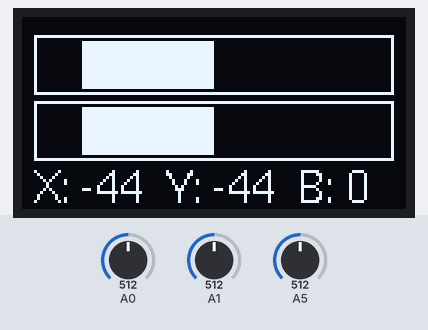
A sketch run on a simulated Arduino Uno, built with avr-gcc and run on an emulated ATmega328P. On the bench: 128×64 one-colour display. Inputs (shaded band) come from the test bench; at power-on: A0 = 512, A5 = 512, A1 = 512. What the sketch prints to the serial monitor is not drawn.

Above: at 1.2 s.
1.3 s: A0 set to 546
At 2.4 s:
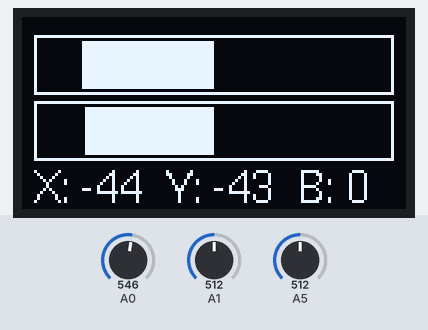
2.8 s: A5 set to 332
At 4.0 s:
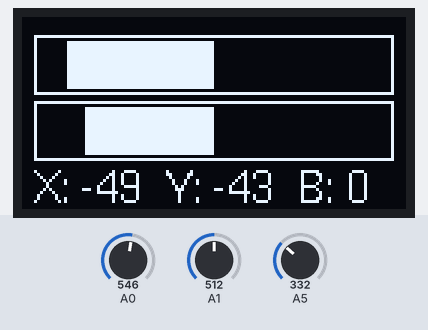
4.3 s: A5 set to 299
At 5.5 s:
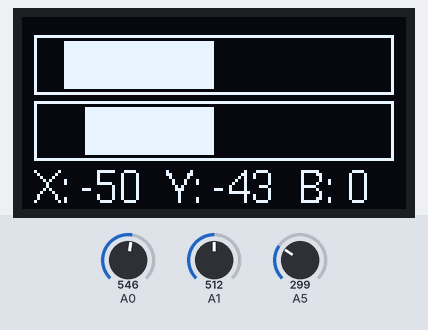
5.8 s: A1 set to 10
At 7.0 s:
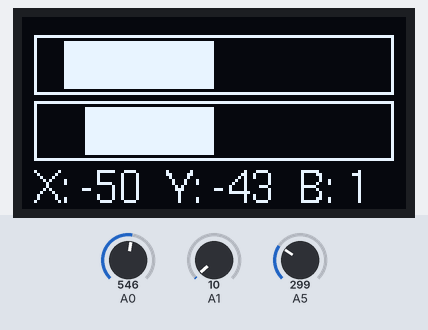
7.3 s: A0 set to 38
At 8.1 s:
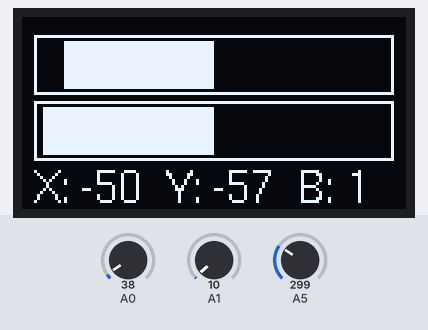
8.8 s: A0 set to 32
At 9.2 s:
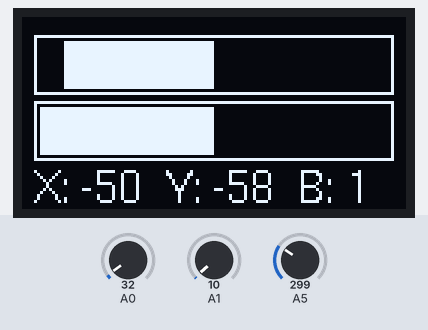
Timing chart, 0 to 11.3 s (numbered marks = the images above; inputs shaded):
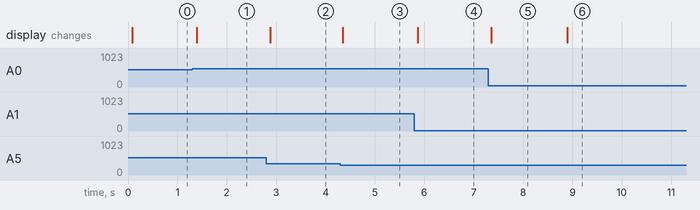

The sketch:

04_analog_joy_display.ino
```cpp
#include <Arduino.h>
#include <U8g2lib.h>

#ifdef U8X8_HAVE_HW_SPI
#include <SPI.h>
#endif
#ifdef U8X8_HAVE_HW_I2C
#include <Wire.h>
#endif

U8G2_SH1106_128X64_NONAME_F_HW_I2C u8g2(U8G2_R0, /* reset=*/ U8X8_PIN_NONE, 10, 9);


void setup() {
  // put your setup code here, to run once:
  pinMode(13, INPUT);
  pinMode(14, INPUT);
  pinMode(15, INPUT);

  Serial.begin(9600);
  u8g2.begin();
}

void loop() {
  // put your main code here, to run repeatedly:
  int valueX = analogRead(13);
  int valueY = analogRead(14);
  int button = analogRead(15);

  u8g2.clearBuffer();

  int roundX = map(valueX, 0, 4096, -58, 58);
  int roundY = map(valueY, 0, 4096, -58, 58);


  Serial.println("Button: " + String(button));
  Serial.println();

  u8g2.drawFrame(4, 6, 120, 20);

  if (roundX > 0) {
    u8g2.drawBox(64, 8, roundX, 16);
    Serial.println("X: " + String(roundX));
  }
  else if (roundX < 0) {
    u8g2.drawBox(64 + roundX, 8, - roundX, 16);
    Serial.println("X: " + String(roundX));
  }


  // u8g2.drawBox(6, 12, roundX, 16);

  u8g2.drawFrame(4, 28, 120, 20);

  if (roundY > 0) {
    u8g2.drawBox(64, 30, roundY, 16);
    Serial.println("Y: " + String(roundY));

  }
  else if (roundY < 0) {
    u8g2.drawBox(64 + roundY, 30, - roundY, 16);
    Serial.println("Y: " + String(roundY));

  }

  // u8g2.drawBox(6, 34, roundY, 16);

  u8g2.setFont(u8g2_font_helvR10_tf);

  u8g2.setCursor(4, 62);
  u8g2.print("X: " + String(roundX));

  u8g2.setCursor(48, 62);
  u8g2.print("Y: " + String(roundY));

  u8g2.setCursor(92, 62);
  if (button < 20) {
    u8g2.print("B: 1");
  }
  else {
    u8g2.print("B: 0");
  }

  u8g2.sendBuffer();

  delay(10);

}
```

Measured:
- after the input at 1.3 s, the display: changes after 0.10 s (image 1)
- after the input at 2.8 s, the display: changes after 0.08 s (image 2)
- after the input at 4.3 s, the display: changes after 0.05 s (image 3)
- after the input at 5.8 s, the display: changes after 0.07 s (image 4)
- after the input at 7.3 s, the display: changes after 0.06 s (image 5)
- after the input at 8.8 s, the display: changes after 0.09 s (image 6)
